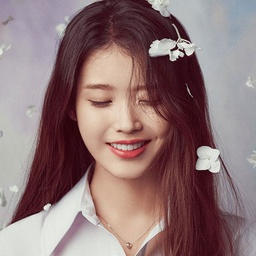
#> input picture CV/image blur/iu.jpg, 256 x 256 px, shrunk from 700 x 700 before the run
$ python blur.py
#> lines starting #> are read from the running program, lines starting #| are printed output that depends on the picture
import cv2
import numpy as np
from copy import deepcopy

image = cv2.imread("iu.jpg")
#> image is the input picture: shape (256, 256, 3); mean B, G, R 119.2, 118.4, 143.1
bimg = deepcopy(image)
sp = image.shape
#> sp = (256, 256, 3)
bbimg = deepcopy(image)

kernel1d = cv2.getGaussianKernel(5, 7)
kernel2d = np.outer(kernel1d, kernel1d.transpose())
print(kernel2d)

for x in range(2, sp[0]-2):
    for y in range(2, sp[1]-2):

        for p in range(3):
            sum = 0
            bsum =0

            for i in range(5):
                for j in range(5):
                    sum += image[x+i-2][y+j-2][p] * (1-kernel2d[i][j])
                    bsum += image[x+i-2][y+j-2][p]
            bimg[x][y][p] = sum // 25
            bbimg[x][y][p] = bsum // 25
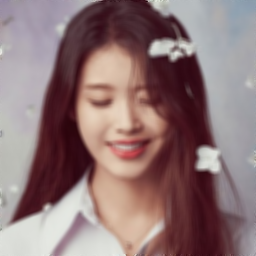
#> bbimg: shape (256, 256, 3); mean B, G, R 118.8, 118, 142.7

cv2.imshow("Original", image)
cv2.imshow("Blurred", bimg)
cv2.imshow("Blurred2", bbimg)
cv2.waitKey(0)
cv2.destroyAllWindows()
